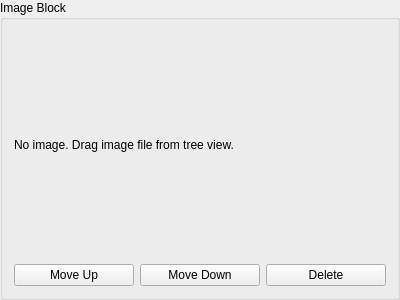
<?xml version="1.0" encoding="UTF-8"?>
<ui version="4.0">
 <class>wally::qtfront::question_view_sub::ImageBlockMimic</class>
 <widget class="QGroupBox" name="wally::qtfront::question_view_sub::ImageBlockMimic">
  <property name="geometry">
   <rect>
    <x>0</x>
    <y>0</y>
    <width>400</width>
    <height>300</height>
   </rect>
  </property>
  <property name="windowTitle">
   <string>GroupBox</string>
  </property>
  <property name="title">
   <string>Image Block</string>
  </property>
  <layout class="QVBoxLayout" name="verticalLayout">
   <item>
    <widget class="QLabel" name="noImage">
     <property name="text">
      <string>No image. Drag image file from tree view.</string>
     </property>
    </widget>
   </item>
   <item>
    <layout class="QHBoxLayout" name="horizontalLayout">
     <item>
      <widget class="QPushButton" name="btn_moveUp">
       <property name="text">
        <string>Move Up</string>
       </property>
      </widget>
     </item>
     <item>
      <widget class="QPushButton" name="btn_moveDown">
       <property name="text">
        <string>Move Down</string>
       </property>
      </widget>
     </item>
     <item>
      <widget class="QPushButton" name="btn_delete">
       <property name="text">
        <string>Delete</string>
       </property>
      </widget>
     </item>
    </layout>
   </item>
  </layout>
 </widget>
 <resources/>
 <connections/>
</ui>
